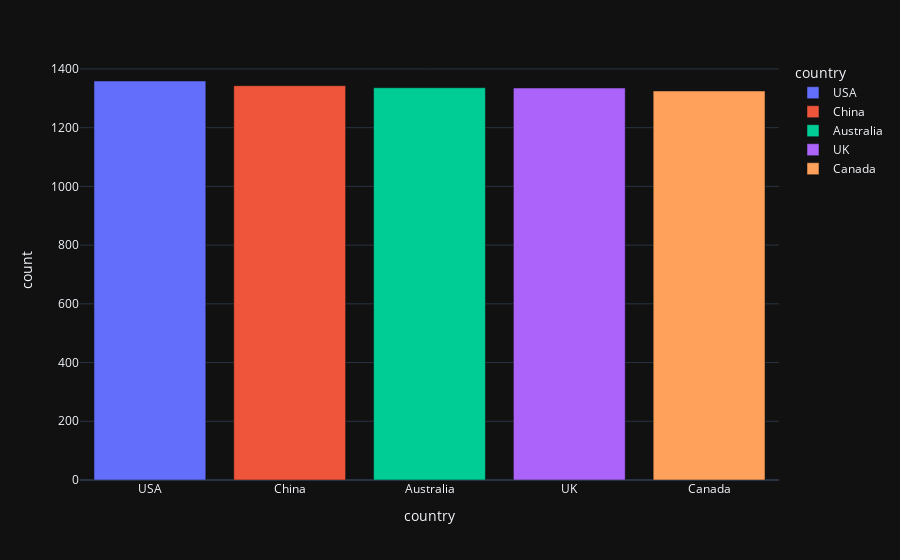

Here is the notebook cell this chart was saved with:
### Markdown cell above
## visualization

### Code cell
# sns.barplot(country_,x='country',y='count',hue='country', dodge=False)
fig = px.bar(country_,x='country',y='count',color='country')
fig.show()

### Figure 1 — Plotly figure (JSON) as saved in the notebook; plotly's stock layout.template omitted (floating-point values rounded to 4 significant figures)
{"data": [{"alignmentgroup": "True", "hovertemplate": "country=%{x}<br>count=%{y}<extra></extra>", "legendgroup": "USA", "marker": {"color": "#636efa", "pattern": {"shape": ""}}, "name": "USA", "offsetgroup": "USA", "orientation": "v", "showlegend": true, "textposition": "auto", "x": ["USA"], "xaxis": "x", "y": [1359], "yaxis": "y", "type": "bar"}, {"alignmentgroup": "True", "hovertemplate": "country=%{x}<br>count=%{y}<extra></extra>", "legendgroup": "China", "marker": {"color": "#EF553B", "pattern": {"shape": ""}}, "name": "China", "offsetgroup": "China", "orientation": "v", "showlegend": true, "textposition": "auto", "x": ["China"], "xaxis": "x", "y": [1343], "yaxis": "y", "type": "bar"}, {"alignmentgroup": "True", "hovertemplate": "country=%{x}<br>count=%{y}<extra></extra>", "legendgroup": "Australia", "marker": {"color": "#00cc96", "pattern": {"shape": ""}}, "name": "Australia", "offsetgroup": "Australia", "orientation": "v", "showlegend": true, "textposition": "auto", "x": ["Australia"], "xaxis": "x", "y": [1336], "yaxis": "y", "type": "bar"}, {"alignmentgroup": "True", "hovertemplate": "country=%{x}<br>count=%{y}<extra></extra>", "legendgroup": "UK", "marker": {"color": "#ab63fa", "pattern": {"shape": ""}}, "name": "UK", "offsetgroup": "UK", "orientation": "v", "showlegend": true, "textposition": "auto", "x": ["UK"], "xaxis": "x", "y": [1335], "yaxis": "y", "type": "bar"}, {"alignmentgroup": "True", "hovertemplate": "country=%{x}<br>count=%{y}<extra></extra>", "legendgroup": "Canada", "marker": {"color": "#FFA15A", "pattern": {"shape": ""}}, "name": "Canada", "offsetgroup": "Canada", "orientation": "v", "showlegend": true, "textposition": "auto", "x": ["Canada"], "xaxis": "x", "y": [1325], "yaxis": "y", "type": "bar"}], "layout": {"xaxis": {"anchor": "y", "domain": [0.0, 1.0], "title": {"text": "country"}, "categoryorder": "array", "categoryarray": ["USA", "China", "Australia", "UK", "Canada"]}, "yaxis": {"anchor": "x", "domain": [0.0, 1.0], "title": {"text": "count"}}, "legend": {"title": {"text": "country"}, "tracegroupgap": 0}, "margin": {"t": 60}, "barmode": "relative"}}
